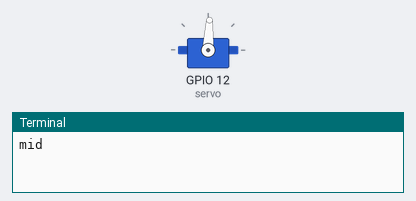
A program run on a simulated Raspberry Pi (BCM pin numbers). On the bench: servo, the last lines printed to the terminal. Servo angles are drawn from the pulse width (0.5 ms = 0°, 2.5 ms = 180°).

Above: at 0.05 s.
At 1.75 s:
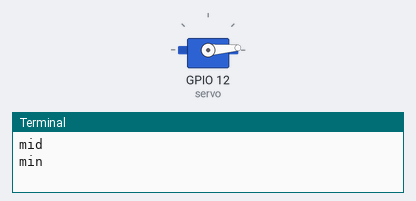
At 3.5 s:
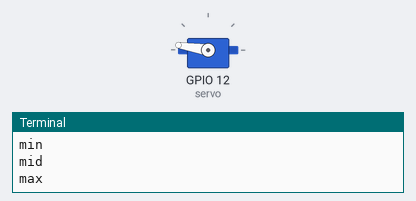
Timing chart, 0 to 8.1 s (numbered marks = the images above):
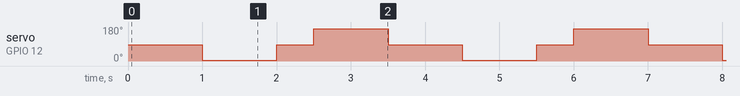

The program:

ex20_Servo.py
```python
from gpiozero import Servo
from time import sleep

# servo = Servo(12)
servo = Servo(12, min_pulse_width=0.00054, max_pulse_width=0.0024) #0~180도 범위로 늘림

while True:
    servo.mid()
    print("mid")
    sleep(1)

    servo.min()
    print("min")
    sleep(1)

    servo.mid()
    print("mid")
    sleep(0.5)

    servo.max()
    print("max")
    sleep(1)
```

Measured:
- by itself, servo on GPIO 12 (servo): repeats every 3.5 s: 87° 0.50 s, 171° 1.0 s, 87° 1.0 s, 4° 1.0 s
